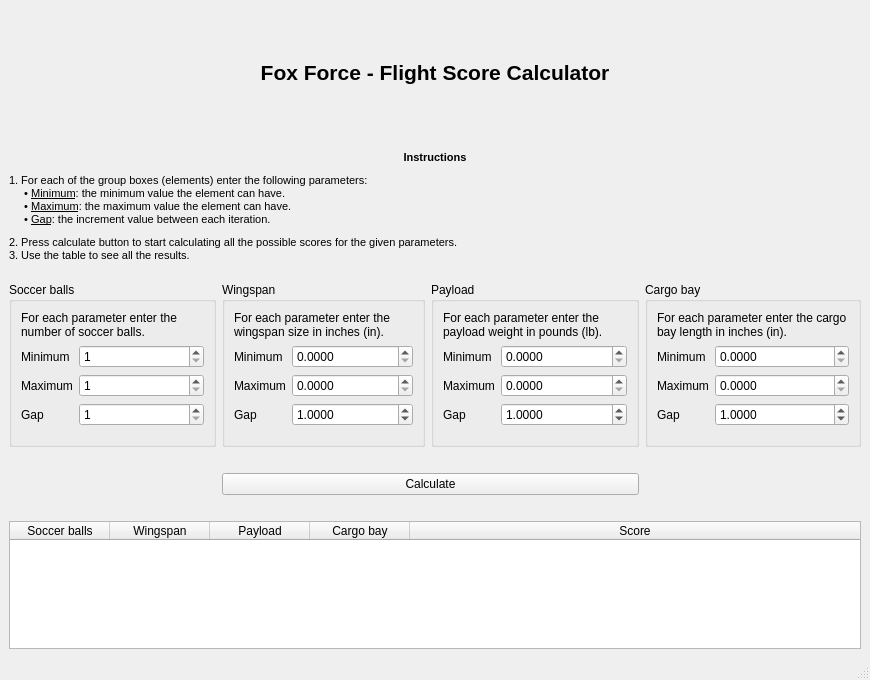
<?xml version="1.0" encoding="UTF-8"?>
<ui version="4.0">
 <class>MainWindow</class>
 <widget class="QMainWindow" name="MainWindow">
  <property name="geometry">
   <rect>
    <x>0</x>
    <y>0</y>
    <width>870</width>
    <height>680</height>
   </rect>
  </property>
  <property name="minimumSize">
   <size>
    <width>870</width>
    <height>0</height>
   </size>
  </property>
  <property name="maximumSize">
   <size>
    <width>870</width>
    <height>16777215</height>
   </size>
  </property>
  <property name="windowTitle">
   <string>MainWindow</string>
  </property>
  <widget class="QWidget" name="centralwidget">
   <layout class="QGridLayout" name="gridLayout">
    <item row="4" column="2">
     <widget class="QGroupBox" name="payload_group">
      <property name="minimumSize">
       <size>
        <width>0</width>
        <height>165</height>
       </size>
      </property>
      <property name="maximumSize">
       <size>
        <width>16777215</width>
        <height>165</height>
       </size>
      </property>
      <property name="title">
       <string>Payload</string>
      </property>
      <layout class="QFormLayout" name="formLayout_3">
       <item row="1" column="0">
        <widget class="QLabel" name="min_payload_label">
         <property name="text">
          <string>Minimum</string>
         </property>
        </widget>
       </item>
       <item row="1" column="1">
        <widget class="QDoubleSpinBox" name="min_payload">
         <property name="decimals">
          <number>4</number>
         </property>
         <property name="maximum">
          <double>500.000000000000000</double>
         </property>
        </widget>
       </item>
       <item row="2" column="0">
        <widget class="QLabel" name="max_payload_label">
         <property name="text">
          <string>Maximum</string>
         </property>
        </widget>
       </item>
       <item row="2" column="1">
        <widget class="QDoubleSpinBox" name="max_payload">
         <property name="decimals">
          <number>4</number>
         </property>
         <property name="maximum">
          <double>500.000000000000000</double>
         </property>
        </widget>
       </item>
       <item row="3" column="0">
        <widget class="QLabel" name="gap_payload_label">
         <property name="text">
          <string>Gap</string>
         </property>
        </widget>
       </item>
       <item row="3" column="1">
        <widget class="QDoubleSpinBox" name="gap_payload">
         <property name="decimals">
          <number>4</number>
         </property>
         <property name="maximum">
          <double>500.000000000000000</double>
         </property>
         <property name="value">
          <double>1.000000000000000</double>
         </property>
        </widget>
       </item>
       <item row="0" column="0" colspan="2">
        <widget class="QLabel" name="payload_description">
         <property name="text">
          <string>For each parameter enter the payload weight in pounds (lb).</string>
         </property>
         <property name="wordWrap">
          <bool>true</bool>
         </property>
        </widget>
       </item>
      </layout>
     </widget>
    </item>
    <item row="3" column="0" colspan="4">
     <spacer name="verticalSpacer_3">
      <property name="orientation">
       <enum>Qt::Vertical</enum>
      </property>
      <property name="sizeType">
       <enum>QSizePolicy::Fixed</enum>
      </property>
      <property name="sizeHint" stdset="0">
       <size>
        <width>20</width>
        <height>5</height>
       </size>
      </property>
     </spacer>
    </item>
    <item row="4" column="3">
     <widget class="QGroupBox" name="cargo_bay_group">
      <property name="minimumSize">
       <size>
        <width>0</width>
        <height>165</height>
       </size>
      </property>
      <property name="maximumSize">
       <size>
        <width>16777215</width>
        <height>165</height>
       </size>
      </property>
      <property name="title">
       <string>Cargo bay</string>
      </property>
      <layout class="QFormLayout" name="formLayout_5">
       <item row="0" column="0" colspan="2">
        <widget class="QLabel" name="cargo_bay_description">
         <property name="text">
          <string>For each parameter enter the cargo bay length in inches (in).</string>
         </property>
         <property name="wordWrap">
          <bool>true</bool>
         </property>
        </widget>
       </item>
       <item row="1" column="0">
        <widget class="QLabel" name="min_cargo_bay_label">
         <property name="text">
          <string>Minimum</string>
         </property>
        </widget>
       </item>
       <item row="1" column="1">
        <widget class="QDoubleSpinBox" name="min_cargo_bay">
         <property name="decimals">
          <number>4</number>
         </property>
         <property name="maximum">
          <double>500.000000000000000</double>
         </property>
        </widget>
       </item>
       <item row="2" column="0">
        <widget class="QLabel" name="max_cargo_bay_label">
         <property name="text">
          <string>Maximum</string>
         </property>
        </widget>
       </item>
       <item row="2" column="1">
        <widget class="QDoubleSpinBox" name="max_cargo_bay">
         <property name="decimals">
          <number>4</number>
         </property>
         <property name="maximum">
          <double>500.000000000000000</double>
         </property>
        </widget>
       </item>
       <item row="3" column="0">
        <widget class="QLabel" name="gap_cargo_bay_label">
         <property name="text">
          <string>Gap</string>
         </property>
        </widget>
       </item>
       <item row="3" column="1">
        <widget class="QDoubleSpinBox" name="gap_cargo_bay">
         <property name="decimals">
          <number>4</number>
         </property>
         <property name="maximum">
          <double>500.000000000000000</double>
         </property>
         <property name="value">
          <double>1.000000000000000</double>
         </property>
        </widget>
       </item>
      </layout>
     </widget>
    </item>
    <item row="4" column="1">
     <widget class="QGroupBox" name="wingspan_group">
      <property name="minimumSize">
       <size>
        <width>0</width>
        <height>165</height>
       </size>
      </property>
      <property name="maximumSize">
       <size>
        <width>16777215</width>
        <height>165</height>
       </size>
      </property>
      <property name="title">
       <string>Wingspan</string>
      </property>
      <layout class="QFormLayout" name="formLayout_4">
       <item row="0" column="0" colspan="2">
        <widget class="QLabel" name="wingspan_description">
         <property name="text">
          <string>For each parameter enter the wingspan size in inches (in).</string>
         </property>
         <property name="wordWrap">
          <bool>true</bool>
         </property>
        </widget>
       </item>
       <item row="1" column="0">
        <widget class="QLabel" name="min_wingspan_label">
         <property name="text">
          <string>Minimum</string>
         </property>
        </widget>
       </item>
       <item row="1" column="1">
        <widget class="QDoubleSpinBox" name="min_wingspan">
         <property name="decimals">
          <number>4</number>
         </property>
         <property name="maximum">
          <double>500.000000000000000</double>
         </property>
        </widget>
       </item>
       <item row="2" column="0">
        <widget class="QLabel" name="max_wingspan_label">
         <property name="text">
          <string>Maximum</string>
         </property>
        </widget>
       </item>
       <item row="2" column="1">
        <widget class="QDoubleSpinBox" name="max_wingspan">
         <property name="decimals">
          <number>4</number>
         </property>
         <property name="maximum">
          <double>500.000000000000000</double>
         </property>
        </widget>
       </item>
       <item row="3" column="1">
        <widget class="QDoubleSpinBox" name="gap_wingspan">
         <property name="decimals">
          <number>4</number>
         </property>
         <property name="maximum">
          <double>500.000000000000000</double>
         </property>
         <property name="value">
          <double>1.000000000000000</double>
         </property>
        </widget>
       </item>
       <item row="3" column="0">
        <widget class="QLabel" name="gap_wingspan_label">
         <property name="text">
          <string>Gap</string>
         </property>
        </widget>
       </item>
      </layout>
     </widget>
    </item>
    <item row="8" column="0" colspan="4">
     <widget class="QTableWidget" name="tableWidget">
      <property name="sizePolicy">
       <sizepolicy hsizetype="Expanding" vsizetype="Minimum">
        <horstretch>0</horstretch>
        <verstretch>0</verstretch>
       </sizepolicy>
      </property>
      <property name="layoutDirection">
       <enum>Qt::LeftToRight</enum>
      </property>
      <property name="sizeAdjustPolicy">
       <enum>QAbstractScrollArea::AdjustToContents</enum>
      </property>
      <property name="dragEnabled">
       <bool>false</bool>
      </property>
      <property name="alternatingRowColors">
       <bool>true</bool>
      </property>
      <property name="showGrid">
       <bool>true</bool>
      </property>
      <property name="sortingEnabled">
       <bool>false</bool>
      </property>
      <property name="cornerButtonEnabled">
       <bool>true</bool>
      </property>
      <attribute name="horizontalHeaderVisible">
       <bool>true</bool>
      </attribute>
      <attribute name="horizontalHeaderCascadingSectionResizes">
       <bool>true</bool>
      </attribute>
      <attribute name="horizontalHeaderHighlightSections">
       <bool>true</bool>
      </attribute>
      <attribute name="horizontalHeaderShowSortIndicator" stdset="0">
       <bool>false</bool>
      </attribute>
      <attribute name="horizontalHeaderStretchLastSection">
       <bool>true</bool>
      </attribute>
      <attribute name="verticalHeaderVisible">
       <bool>true</bool>
      </attribute>
      <attribute name="verticalHeaderCascadingSectionResizes">
       <bool>false</bool>
      </attribute>
      <attribute name="verticalHeaderStretchLastSection">
       <bool>false</bool>
      </attribute>
      <column>
       <property name="text">
        <string>Soccer balls</string>
       </property>
      </column>
      <column>
       <property name="text">
        <string>Wingspan</string>
       </property>
      </column>
      <column>
       <property name="text">
        <string>Payload</string>
       </property>
      </column>
      <column>
       <property name="text">
        <string>Cargo bay</string>
       </property>
      </column>
      <column>
       <property name="text">
        <string>Score</string>
       </property>
      </column>
     </widget>
    </item>
    <item row="5" column="0" colspan="4">
     <spacer name="verticalSpacer_2">
      <property name="orientation">
       <enum>Qt::Vertical</enum>
      </property>
      <property name="sizeType">
       <enum>QSizePolicy::Fixed</enum>
      </property>
      <property name="sizeHint" stdset="0">
       <size>
        <width>20</width>
        <height>20</height>
       </size>
      </property>
     </spacer>
    </item>
    <item row="2" column="0" colspan="4">
     <widget class="QLabel" name="label">
      <property name="text">
       <string>&lt;!DOCTYPE HTML PUBLIC &quot;-//W3C//DTD HTML 4.0//EN&quot; &quot;http://www.w3.org/TR/REC-html40/strict.dtd&quot;&gt;
&lt;html&gt;&lt;head&gt;&lt;meta name=&quot;qrichtext&quot; content=&quot;1&quot; /&gt;&lt;style type=&quot;text/css&quot;&gt;
p, li { white-space: pre-wrap; }
&lt;/style&gt;&lt;/head&gt;&lt;body style=&quot; font-family:'MS Shell Dlg 2'; font-size:8pt; font-weight:400; font-style:normal;&quot;&gt;
&lt;p align=&quot;center&quot; style=&quot; margin-top:0px; margin-bottom:0px; margin-left:0px; margin-right:0px; -qt-block-indent:0; text-indent:0px;&quot;&gt;&lt;span style=&quot; font-family:'MS Shell Dlg 2'; font-weight:600;&quot;&gt;Instructions&lt;/span&gt;&lt;/p&gt;
&lt;p align=&quot;center&quot; style=&quot;-qt-paragraph-type:empty; margin-top:0px; margin-bottom:0px; margin-left:0px; margin-right:0px; -qt-block-indent:0; text-indent:0px; font-family:'MS Shell Dlg 2'; font-size:6pt;&quot;&gt;&lt;br /&gt;&lt;/p&gt;
&lt;p style=&quot; margin-top:0px; margin-bottom:0px; margin-left:0px; margin-right:0px; -qt-block-indent:0; text-indent:0px;&quot;&gt;&lt;span style=&quot; font-family:'MS Shell Dlg 2';&quot;&gt;1. For each of the group boxes (elements) enter the following parameters:&lt;/span&gt;&lt;/p&gt;
&lt;p style=&quot; margin-top:0px; margin-bottom:0px; margin-left:0px; margin-right:0px; -qt-block-indent:0; text-indent:0px;&quot;&gt;&lt;span style=&quot; font-family:'MS Shell Dlg 2';&quot;&gt;     • &lt;/span&gt;&lt;span style=&quot; font-family:'MS Shell Dlg 2'; text-decoration: underline;&quot;&gt;Minimum&lt;/span&gt;&lt;span style=&quot; font-family:'MS Shell Dlg 2';&quot;&gt;: the minimum value the element can have.&lt;/span&gt;&lt;/p&gt;
&lt;p style=&quot; margin-top:0px; margin-bottom:0px; margin-left:0px; margin-right:0px; -qt-block-indent:0; text-indent:0px;&quot;&gt;&lt;span style=&quot; font-family:'MS Shell Dlg 2';&quot;&gt;     • &lt;/span&gt;&lt;span style=&quot; font-family:'MS Shell Dlg 2'; text-decoration: underline;&quot;&gt;Maximum&lt;/span&gt;&lt;span style=&quot; font-family:'MS Shell Dlg 2';&quot;&gt;: the maximum value the element can have.&lt;/span&gt;&lt;/p&gt;
&lt;p style=&quot; margin-top:0px; margin-bottom:0px; margin-left:0px; margin-right:0px; -qt-block-indent:0; text-indent:0px;&quot;&gt;&lt;span style=&quot; font-family:'MS Shell Dlg 2';&quot;&gt;     • &lt;/span&gt;&lt;span style=&quot; font-family:'MS Shell Dlg 2'; text-decoration: underline;&quot;&gt;Gap&lt;/span&gt;&lt;span style=&quot; font-family:'MS Shell Dlg 2';&quot;&gt;: the increment value between each iteration.&lt;/span&gt;&lt;/p&gt;
&lt;p style=&quot;-qt-paragraph-type:empty; margin-top:0px; margin-bottom:0px; margin-left:0px; margin-right:0px; -qt-block-indent:0; text-indent:0px; font-family:'MS Shell Dlg 2'; font-size:6pt;&quot;&gt;&lt;br /&gt;&lt;/p&gt;
&lt;p style=&quot; margin-top:0px; margin-bottom:0px; margin-left:0px; margin-right:0px; -qt-block-indent:0; text-indent:0px;&quot;&gt;&lt;span style=&quot; font-family:'MS Shell Dlg 2';&quot;&gt;2. Press calculate button to start calculating all the possible scores for the given parameters.&lt;/span&gt;&lt;/p&gt;
&lt;p style=&quot; margin-top:0px; margin-bottom:0px; margin-left:0px; margin-right:0px; -qt-block-indent:0; text-indent:0px;&quot;&gt;&lt;span style=&quot; font-family:'MS Shell Dlg 2';&quot;&gt;3. Use the table to see all the results.&lt;/span&gt;&lt;/p&gt;&lt;/body&gt;&lt;/html&gt;</string>
      </property>
     </widget>
    </item>
    <item row="6" column="1" colspan="2">
     <widget class="QPushButton" name="calculate_button">
      <property name="text">
       <string>Calculate</string>
      </property>
     </widget>
    </item>
    <item row="7" column="0" colspan="4">
     <spacer name="verticalSpacer">
      <property name="orientation">
       <enum>Qt::Vertical</enum>
      </property>
      <property name="sizeType">
       <enum>QSizePolicy::Fixed</enum>
      </property>
      <property name="sizeHint" stdset="0">
       <size>
        <width>20</width>
        <height>20</height>
       </size>
      </property>
     </spacer>
    </item>
    <item row="4" column="0">
     <widget class="QGroupBox" name="balls_group">
      <property name="minimumSize">
       <size>
        <width>0</width>
        <height>165</height>
       </size>
      </property>
      <property name="maximumSize">
       <size>
        <width>16777215</width>
        <height>165</height>
       </size>
      </property>
      <property name="title">
       <string>Soccer balls</string>
      </property>
      <layout class="QFormLayout" name="formLayout">
       <item row="1" column="0">
        <widget class="QLabel" name="min_balls_label">
         <property name="text">
          <string>Minimum</string>
         </property>
        </widget>
       </item>
       <item row="1" column="1">
        <widget class="QSpinBox" name="min_balls">
         <property name="minimum">
          <number>1</number>
         </property>
        </widget>
       </item>
       <item row="2" column="0">
        <widget class="QLabel" name="max_balls_label">
         <property name="text">
          <string>Maximum</string>
         </property>
        </widget>
       </item>
       <item row="2" column="1">
        <widget class="QSpinBox" name="max_balls">
         <property name="minimum">
          <number>1</number>
         </property>
        </widget>
       </item>
       <item row="3" column="0">
        <widget class="QLabel" name="gap_balls_label">
         <property name="text">
          <string>Gap</string>
         </property>
        </widget>
       </item>
       <item row="3" column="1">
        <widget class="QSpinBox" name="gap_balls">
         <property name="minimum">
          <number>1</number>
         </property>
        </widget>
       </item>
       <item row="0" column="0" colspan="2">
        <widget class="QLabel" name="balls_description">
         <property name="text">
          <string>For each parameter enter the number of soccer balls.</string>
         </property>
         <property name="wordWrap">
          <bool>true</bool>
         </property>
        </widget>
       </item>
      </layout>
     </widget>
    </item>
    <item row="0" column="0" colspan="4">
     <layout class="QHBoxLayout" name="horizontalLayout_3">
      <item>
       <widget class="QLabel" name="title_label">
        <property name="sizePolicy">
         <sizepolicy hsizetype="Preferred" vsizetype="Minimum">
          <horstretch>0</horstretch>
          <verstretch>0</verstretch>
         </sizepolicy>
        </property>
        <property name="text">
         <string>&lt;!DOCTYPE HTML PUBLIC &quot;-//W3C//DTD HTML 4.0//EN&quot; &quot;http://www.w3.org/TR/REC-html40/strict.dtd&quot;&gt;
&lt;html&gt;&lt;head&gt;&lt;meta name=&quot;qrichtext&quot; content=&quot;1&quot; /&gt;&lt;style type=&quot;text/css&quot;&gt;
p, li { white-space: pre-wrap; }
&lt;/style&gt;&lt;/head&gt;&lt;body style=&quot; font-family:'MS Shell Dlg 2'; font-size:8pt; font-weight:400; font-style:normal;&quot;&gt;
&lt;p align=&quot;center&quot; style=&quot; margin-top:0px; margin-bottom:0px; margin-left:0px; margin-right:0px; -qt-block-indent:0; text-indent:0px;&quot;&gt;&lt;span style=&quot; font-family:'MS Shell Dlg 2'; font-size:16pt; font-weight:600;&quot;&gt;Fox Force - Flight Score Calculator&lt;/span&gt;&lt;/p&gt;&lt;/body&gt;&lt;/html&gt;</string>
        </property>
       </widget>
      </item>
     </layout>
    </item>
   </layout>
  </widget>
  <widget class="QStatusBar" name="statusbar"/>
 </widget>
 <resources/>
 <connections/>
</ui>
